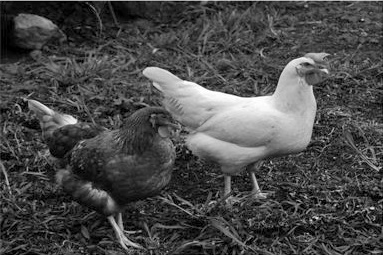
%> input picture School/CSE 102/HW/HW1/chickens.bmp, 384 x 255 px
$ octave Part1.m   (GNU Octave 9; MATLAB toolbox functions it lacks are replaced by stand-ins)
%> lines starting %> are read from the running program, lines starting %| are printed output that depends on the picture
% 1. Take the chicken image. Divide the image by 4. What do you observe?
% Compute histogram of the image. Take the output image and apply histogram
% equalization, then show the output with histogram. Show that a second pass
% of histogram equalization will produce exactly the same result as the
% first pass. [3]
clc; clear;
imchicken = imread('chickens.bmp');
%> imchicken is the input picture: size 255x384x3 uint8; min 0, max 255, mean 74.3
figure(1); imshow(imchicken);title('Original'); xlabel('x'); ylabel('y');
fourthChicken = imchicken/4;
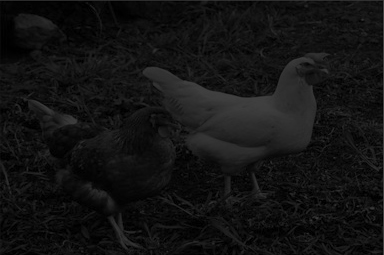
%> fourthChicken: size 255x384x3 uint8; min 0, max 64, mean 18.7
figure(2); imshow(fourthChicken);title('Chicken Divide by 4'); xlabel('x');...
    ylabel('y');
%The fourthChicken is significantly darker, as each pixel value has been
%divided by four, making the overall image darker

figure(3); histogram(imchicken);title('Histogram Chicken'); xlabel('x');...
    ylabel('y');
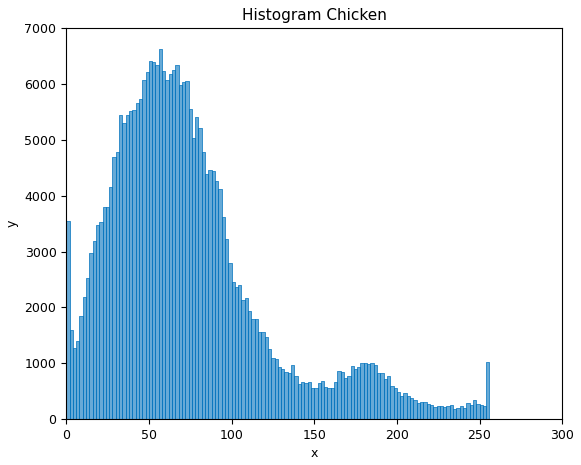
%> figure redrawn from the program's plot data; tallest bar 6630 high, from x = 56 to 58
figure(4); histogram(fourthChicken);title('Histogram Darker Chicken'); ...
    xlabel('x'); ylabel('y');
%> after `ylabel('y')`:
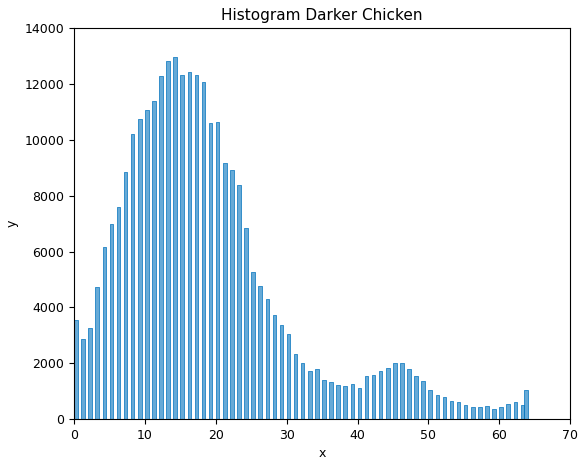
%> figure redrawn from the program's plot data; tallest bar 12969 high, from x = 14 to 14.5


grayChicken = rgb2gray(imchicken);
histChicken = histeq((grayChicken));
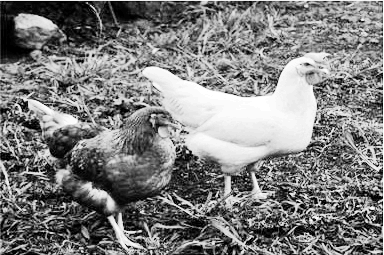
%> histChicken: size 255x384 uint8; min 0, max 255, mean 126.5
figure(5); imshow(histChicken);title('Histeq Chicken'); xlabel('x'); ...
    ylabel('y');

grayFourthChicken = rgb2gray(fourthChicken);
histDarkChicken = histeq(grayFourthChicken);
figure(6); imshow(histChicken);title('Histeq Darker Chicken');...
    xlabel('x'); ylabel('y');

figure(7); histogram(histDarkChicken);title('Histogram of Histeq');...
     xlabel('x'); ylabel('y');
%> after `ylabel('y')`:
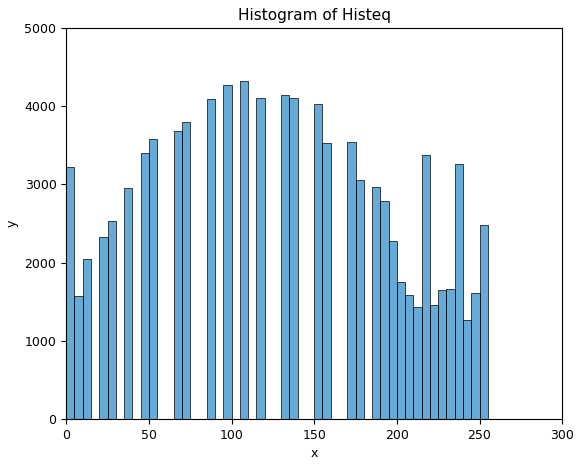
%> figure redrawn from the program's plot data; tallest bar 4323 high, from x = 105 to 110

%Recheck
histDarkChicken2 = histeq(histDarkChicken);
figure(8); imshow(histDarkChicken2);title('Second Histeq');...
     xlabel('x'); ylabel('y');
figure(9); histogram(histDarkChicken2);title('Second Histeq Histogram');...
     xlabel('x'); ylabel('y');

$ run again, with School/CSE 102/HW/HW1/breast.tif saved as School/CSE 102/HW/HW1/chickens.bmp
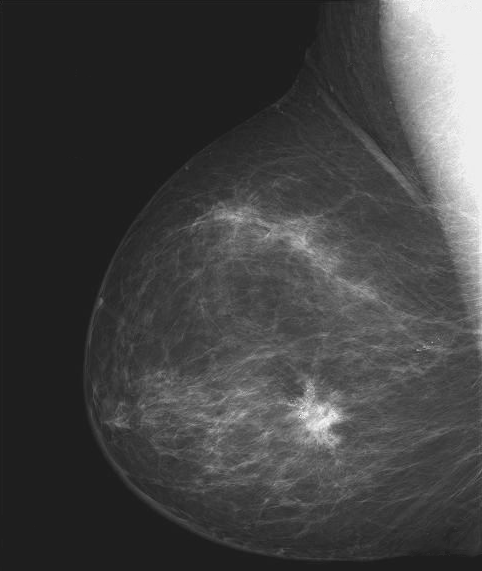
%> input picture School/CSE 102/HW/HW1/breast.tif, 482 x 571 px
%> imchicken is the input picture: size 571x482 uint8; min 21, max 255, mean 66.7
%> `histChicken = histeq((grayChicken));`:
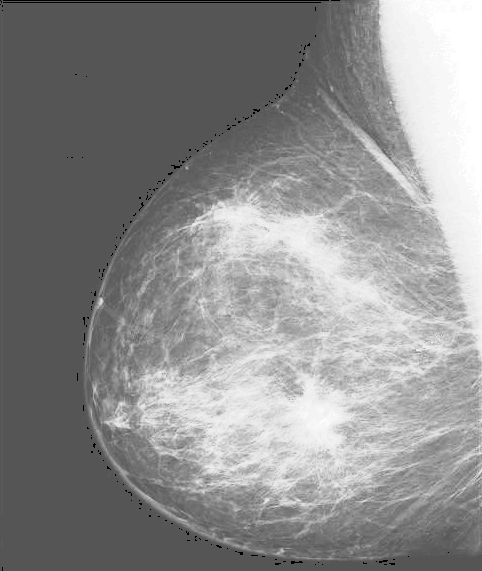
%> histChicken: size 571x482 uint8; min 0, max 255, mean 141
%> `ylabel('y')`:
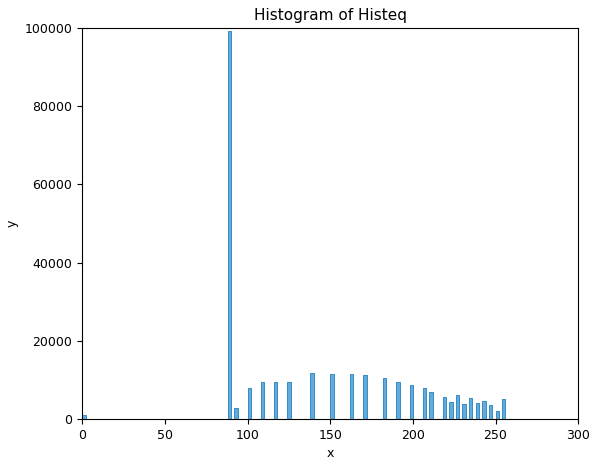
%> figure redrawn from the program's plot data; tallest bar 99301 high, from x = 88 to 90
